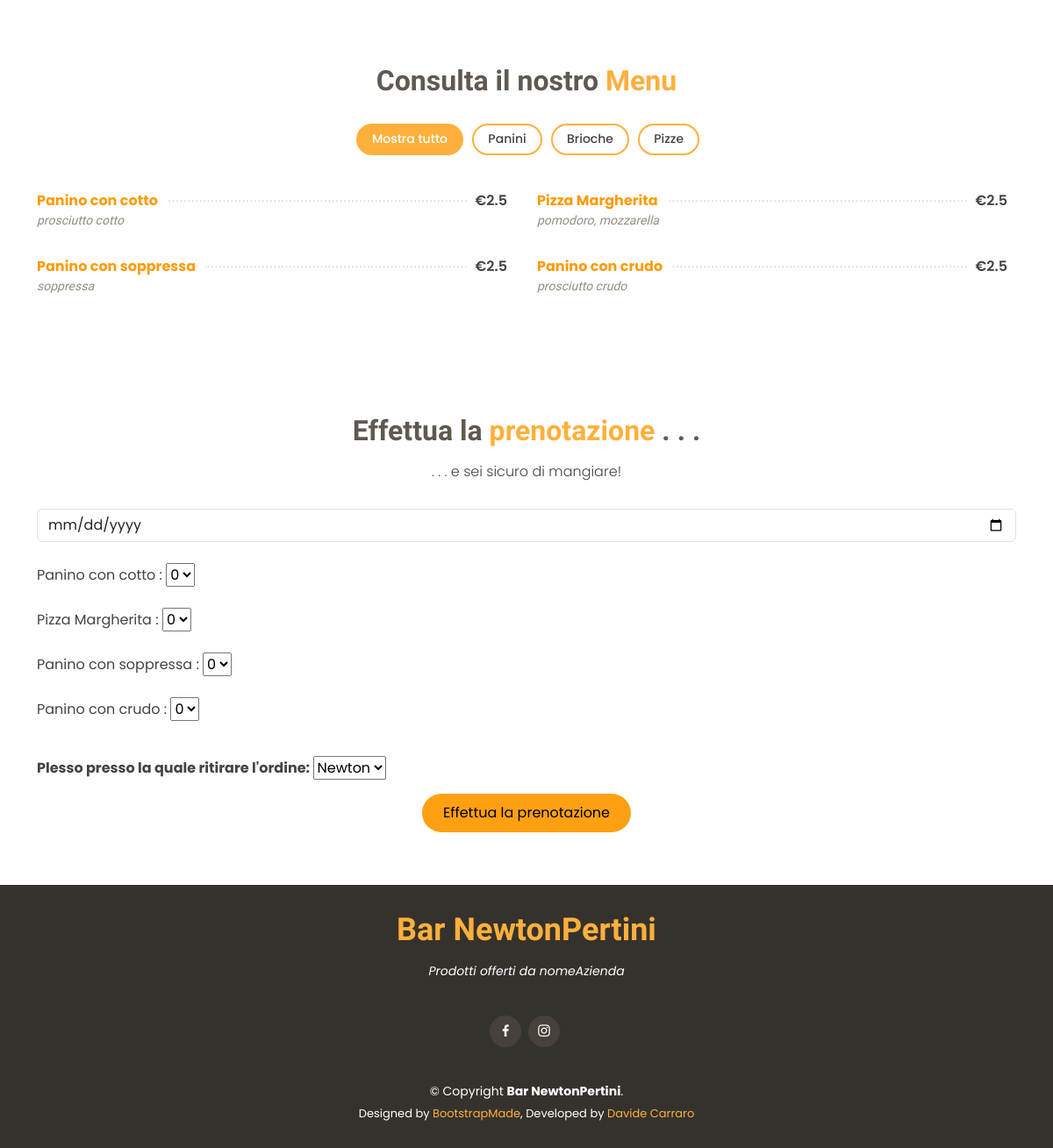
Page /index.php (signed in, lower part) on the earlier database version.
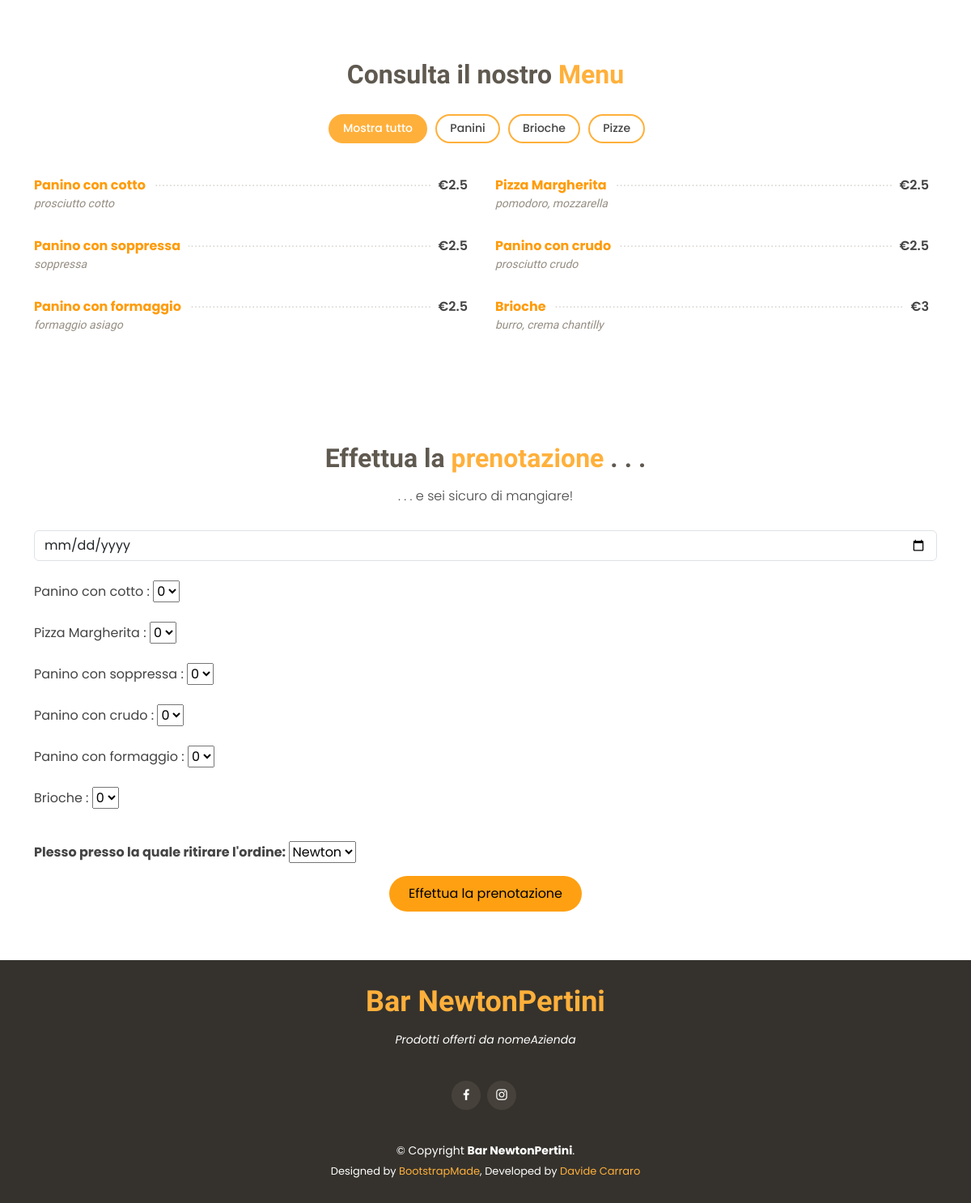
Same page on the later database version.
### tables this page shows
CREATE TABLE `listino` (
  `id` int(11) NOT NULL,
  `nome` varchar(30) NOT NULL,
  `quantita` int(4) NOT NULL,
  `ingredienti` varchar(50) NOT NULL,
  `prezzo` double NOT NULL,
  `tipo` varchar(15) NOT NULL
);

### index.php (the view, shortened to what this page needs)
<!DOCTYPE html>
<html lang="en">
<head>
  <link href="assets/vendor/animate.css/animate.min.css" rel="stylesheet">
  <link href="assets/vendor/bootstrap/css/bootstrap.min.css" rel="stylesheet">
  <link href="assets/vendor/bootstrap-icons/bootstrap-icons.css" rel="stylesheet">
  <link href="assets/vendor/boxicons/css/boxicons.min.css" rel="stylesheet">
  <link href="assets/vendor/glightbox/css/glightbox.min.css" rel="stylesheet">
  <link href="assets/vendor/swiper/swiper-bundle.min.css" rel="stylesheet">
  <link href="assets/css/style.css" rel="stylesheet">
</head>
<body>
  <main id="main">
    <section id="menu" class="menu">
      <div class="container">
        <div class="section-title">
          <h2>Consulta il nostro <span>Menu</span></h2>
        </div>
        <div class="row">
          <div class="col-lg-12 d-flex justify-content-center">
            <ul id="menu-flters">
              <li data-filter="*" class="filter-active">Mostra tutto</li>
              <li data-filter=".filter-panino">Panini</li>
              <li data-filter=".filter-brioche">Brioche</li>
              <li data-filter=".filter-pizza">Pizze</li>
            </ul>
          </div>
        </div>
        <div class="row menu-container">
        <?php
         try {
          $connessione = mysqli_connect("localhost", "root", "root", "panini");
          $sql = "SELECT * FROM listino;";
          $risultato = $connessione->query($sql);
              while ($array = mysqli_fetch_assoc($risultato)) {
                  ?>
                    <div class="col-lg-6 menu-item "<?php echo "filter-".$array["tipo"]?>>
                        <div class="menu-content">
                          <a href="#"><?php echo $array["nome"]?></a><span>€<?php echo $array["prezzo"]?></span>
                        </div>
                        <div class="menu-ingredients">
                          <?php echo $array["ingredienti"]?>
                        </div>
                      </div>
                  <?php
              }
        }catch (Exception $e) {
      }
        ?>
        </div>
      </div>
    </section>
    <section id="book-a-table" class="book-a-table">
      <div class="container">
        <div class="section-title">
          <h2>Effettua la <span>prenotazione</span> . . .</h2>
          <p>. . . e sei sicuro di mangiare!</p>
        </div>
        <form action="risultato_prenotazione.php" method="post">
        <div class="row">
            <div class="text-center" class="col-lg-4 col-md-6 form-group mt-3">
              <input type="date" class="form-control" name="data" id="data" min="<?php echo date('Y-m-d', strtotime('+1 day')); ?>" placeholder="Scegli la data del ritiro...">
            </div>
          </div>
      <br>
          <?php
          try {
            $connessione = mysqli_connect("localhost", "root", "root", "panini");
            $sql = "SELECT * FROM listino;";
            $risultato = $connessione->query($sql);
                while ($array = mysqli_fetch_assoc($risultato)) {
                  echo $array["nome"]." : " ?>
                  <select name=<?php echo $array["nome"]?>>
                    <option value="0">0</option>
                  </select><br></br>
                  <?php
                }
          }catch (Exception $e) {
        }
          ?>
          <div class="form-group mt-3">
      <b>Plesso presso la quale ritirare l'ordine: </b>
            <select name="plesso">
              <option value="Newton">Newton</option>
            </select>
          </div>
          <div class="text-center"><button style="background: #ffa012; border: 0; padding: 10px 24px; border-radius: 50px;" type="submit" name="invio">Effettua la prenotazione</button></div>
        </form>
      </div>
    </section>
  </main>
  <footer id="footer">
    <div class="container">
      <h3>Bar NewtonPertini</h3>
      <p>Prodotti offerti da nomeAzienda</p>
      <div class="social-links">
        <a href="#" class="facebook"><i class="bx bxl-facebook"></i></a>
        <a href="#" class="instagram"><i class="bx bxl-instagram"></i></a>
      </div>
      <div class="copyright">
        &copy; Copyright <strong><span>Bar NewtonPertini</span></strong>.
      </div>
      <div class="credits">
        Designed by <a href="https://bootstrapmade.com/">BootstrapMade</a>,
        Developed by <a href="https://carrarodavide.it">Davide Carraro</a>
      </div>
    </div>
  </footer>
</body>
</html>

### assets/css/style.css (style rules this page uses)
body { font-family: "Poppins", sans-serif; color: #444444; }
a { text-decoration: none; color: #ffb03b; }
h1, h2, h3, h4, h5, h6 { font-family: "Satisfy", sans-serif; }
section { padding: 60px 0; }
.section-title { text-align: center; padding-bottom: 30px; }
.section-title h2 { margin: 15px 0 0 0; font-size: 32px; font-weight: 700; color: #5f5950; }
.section-title h2 span { color: #ffb03b; }
.section-title p { margin: 15px auto 0 auto; font-weight: 300; }
@media (min-width: 1024px) { .section-title p { width: 50%; } }
.menu #menu-flters { padding: 0; margin: 0 auto 0 auto; list-style: none; text-align: center; border-radius: 50px; }
.menu #menu-flters li { cursor: pointer; display: inline-block; padding: 8px 16px 10px 16px; font-size: 14px; font-weight: 500; line-height: 1; color: #444444; margin: 0 3px 10px 3px; transition: all ease-in-out 0.3s; background: #fff; border: 2px solid #ffb03b; border-radius: 50px; }
.menu #menu-flters li:hover, .menu #menu-flters li.filter-active { color: #fff; background: #ffb03b; }
.menu #menu-flters li:last-child { margin-right: 0; }
.menu .menu-content { margin-top: 30px; overflow: hidden; display: flex; justify-content: space-between; position: relative; }
.menu .menu-content::after { content: "......................................................................" "...................................................................." "...................................................................."; position: absolute; left: 20px; right: 0; top: -4px; z-index: 1; color: #dad8d4; font-family: Arial, "Helvetica Neue", Helvetica, sans-serif; }
.menu .menu-content a { padding-right: 10px; background: #fff; position: relative; z-index: 3; font-weight: 700; color: #ff9b08; }
.menu .menu-content span { background: #fff; position: relative; z-index: 3; padding: 0 10px; font-weight: 600; }
.menu .menu-ingredients { font-style: italic; font-size: 14px; font-family: "Comic Neue", sans-serif; color: #948c81; }
#footer { background: #35322d; color: #fff; font-size: 14px; text-align: center; padding: 30px 0; }
#footer h3 { font-size: 36px; font-weight: 700; color: #ffb03b; position: relative; padding: 0; margin: 0 0 15px 0; }
#footer p { font-size: 15; font-style: italic; padding: 0; margin: 0 0 40px 0; }
#footer .social-links { margin: 0 0 40px 0; }
#footer .social-links a { font-size: 18px; display: inline-block; background: #46423b; color: #fff; line-height: 1; padding: 8px 0; margin-right: 4px; border-radius: 50%; text-align: center; width: 36px; height: 36px; transition: 0.3s; }
#footer .copyright { margin: 0 0 5px 0; }
#footer .credits { font-size: 13px; }

Differences in the rows shown:
added listino: nome "Panino con formaggio", prezzo "2.5", ingredienti "formaggio asiago", Panino "0"
added listino: nome "Brioche", prezzo "3", ingredienti "burro, crema chantilly", Brioche "0"
